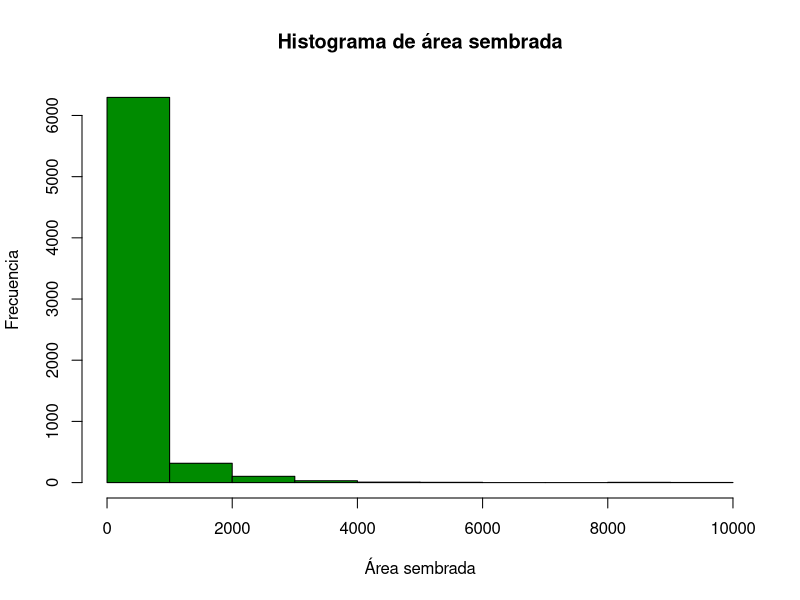
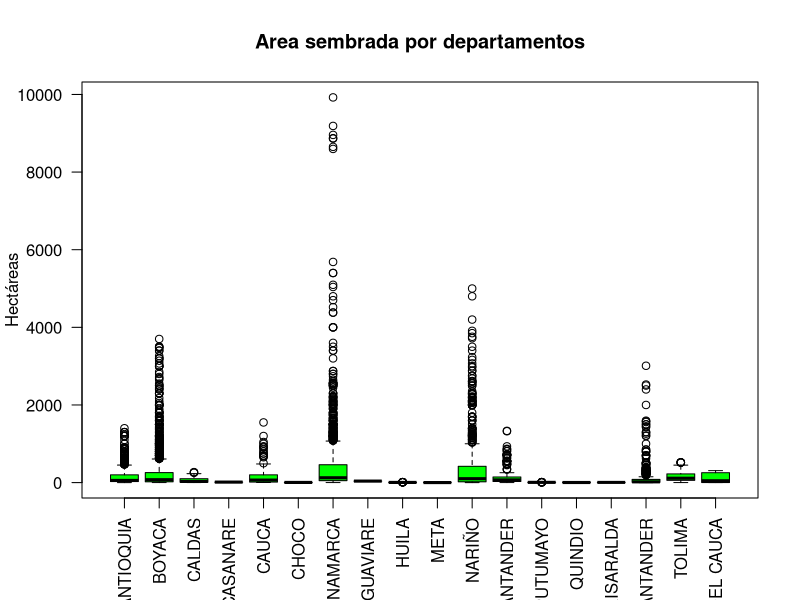
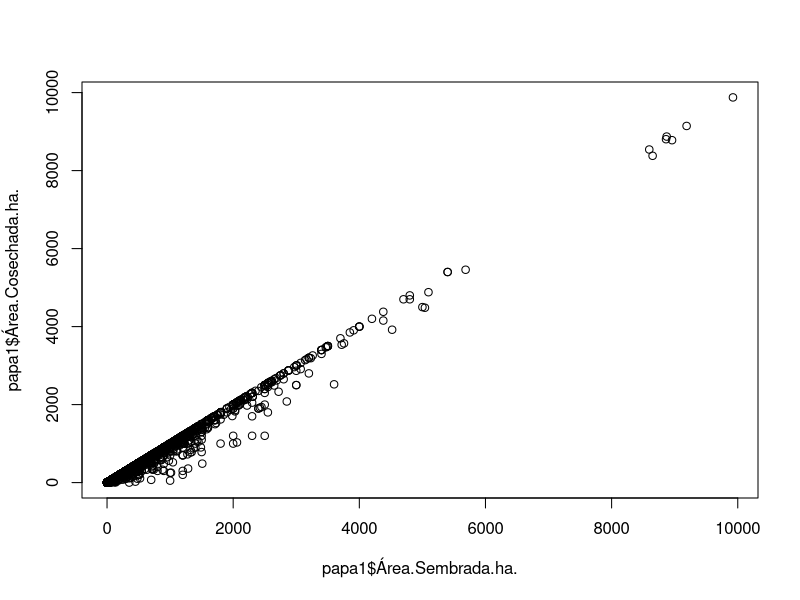
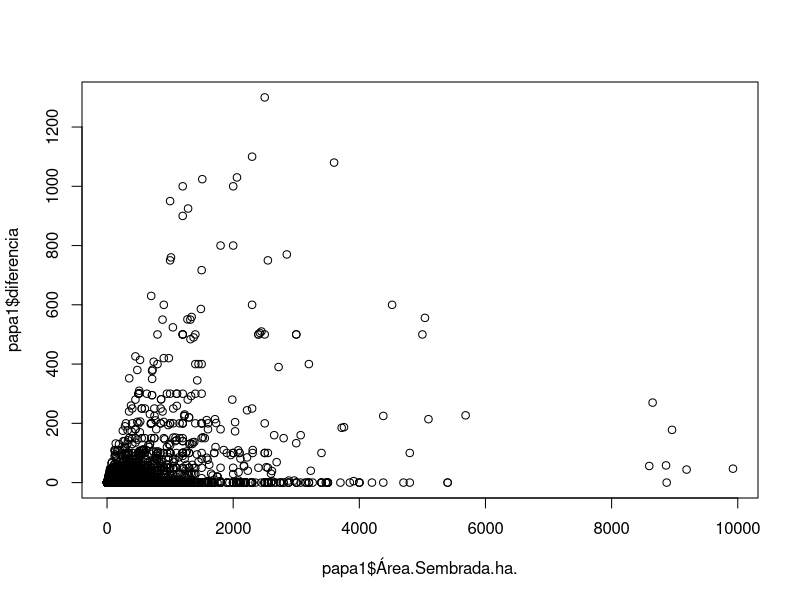

Generate these figures, in order, with R:
## ---- chunk 1
knitr::opts_chunk$set(echo = TRUE, fig.align = "center")
## ---- chunk 2
# Cultivo de papa
papa <- read.csv("Cadena_Productiva_Papa_-_Area__Producci_n_Y_Rendimiento.csv",
                 encoding = "UTF-8")
head(papa)
## ---- chunk 3
str(papa)
## ---- chunk 4
papa1 <- papa [, c("DEPARTAMENTO", "MUNICIPIO", "PERIODO", "Área.Sembrada.ha.", "Área.Cosechada.ha.", "Rendimiento.t.ha.", "Producción.t.")]

head(papa1)


## ---- chunk 5
summary(papa1)
## ---- chunk 6
hist(papa1$Área.Sembrada.ha., main = paste("Histograma de área sembrada"), xlab = "Área sembrada", ylab = "Frecuencia", col = "green4")



## ---- chunk 7
boxplot(papa1$Área.Sembrada.ha. ~ papa1$DEPARTAMENTO,
        main = "Area sembrada por departamentos",
        xlab = " ",
        ylab = "Hectáreas",
        col = "green", las= 2)
## ---- chunk 8
tapply(papa1$Área.Sembrada.ha., papa1$DEPARTAMENTO,mean)
## ---- chunk 9
plot(papa1$Área.Sembrada.ha., papa1$Área.Cosechada.ha.)
## ---- chunk 10
papa1$diferencia <- papa1$Área.Sembrada.ha. - papa1$Área.Cosechada.ha.


plot(papa1$Área.Sembrada.ha., papa1$diferencia)


